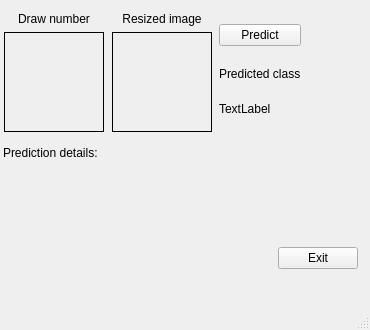
<?xml version="1.0" encoding="UTF-8"?>
<ui version="4.0">
 <class>MainWindow</class>
 <widget class="QMainWindow" name="MainWindow">
  <property name="geometry">
   <rect>
    <x>0</x>
    <y>0</y>
    <width>370</width>
    <height>330</height>
   </rect>
  </property>
  <property name="windowTitle">
   <string>MainWindow</string>
  </property>
  <widget class="QWidget" name="centralwidget">
   <widget class="QWidget" name="verticalLayoutWidget">
    <property name="geometry">
     <rect>
      <x>0</x>
      <y>0</y>
      <width>361</width>
      <height>281</height>
     </rect>
    </property>
    <layout class="QVBoxLayout" name="verticalLayout">
     <property name="leftMargin">
      <number>3</number>
     </property>
     <property name="topMargin">
      <number>3</number>
     </property>
     <property name="rightMargin">
      <number>3</number>
     </property>
     <property name="bottomMargin">
      <number>3</number>
     </property>
     <item>
      <layout class="QHBoxLayout" name="horizontalLayout">
       <item>
        <layout class="QVBoxLayout" name="verticalLayout_4">
         <property name="leftMargin">
          <number>1</number>
         </property>
         <property name="topMargin">
          <number>1</number>
         </property>
         <property name="rightMargin">
          <number>1</number>
         </property>
         <property name="bottomMargin">
          <number>1</number>
         </property>
         <item>
          <widget class="QLabel" name="label_2">
           <property name="minimumSize">
            <size>
             <width>0</width>
             <height>15</height>
            </size>
           </property>
           <property name="maximumSize">
            <size>
             <width>16777215</width>
             <height>15</height>
            </size>
           </property>
           <property name="text">
            <string>Draw number</string>
           </property>
           <property name="alignment">
            <set>Qt::AlignCenter</set>
           </property>
          </widget>
         </item>
         <item>
          <widget class="QFrame" name="frame">
           <property name="minimumSize">
            <size>
             <width>100</width>
             <height>100</height>
            </size>
           </property>
           <property name="maximumSize">
            <size>
             <width>100</width>
             <height>100</height>
            </size>
           </property>
           <property name="frameShape">
            <enum>QFrame::Box</enum>
           </property>
           <property name="frameShadow">
            <enum>QFrame::Plain</enum>
           </property>
          </widget>
         </item>
        </layout>
       </item>
       <item>
        <layout class="QVBoxLayout" name="verticalLayout_3">
         <property name="sizeConstraint">
          <enum>QLayout::SetMaximumSize</enum>
         </property>
         <property name="leftMargin">
          <number>1</number>
         </property>
         <property name="topMargin">
          <number>1</number>
         </property>
         <property name="rightMargin">
          <number>1</number>
         </property>
         <property name="bottomMargin">
          <number>1</number>
         </property>
         <item>
          <widget class="QLabel" name="label_4">
           <property name="minimumSize">
            <size>
             <width>0</width>
             <height>15</height>
            </size>
           </property>
           <property name="maximumSize">
            <size>
             <width>16777215</width>
             <height>15</height>
            </size>
           </property>
           <property name="text">
            <string>Resized image</string>
           </property>
           <property name="alignment">
            <set>Qt::AlignCenter</set>
           </property>
          </widget>
         </item>
         <item>
          <widget class="QLabel" name="label_resized_image">
           <property name="minimumSize">
            <size>
             <width>100</width>
             <height>100</height>
            </size>
           </property>
           <property name="maximumSize">
            <size>
             <width>100</width>
             <height>100</height>
            </size>
           </property>
           <property name="frameShape">
            <enum>QFrame::Box</enum>
           </property>
           <property name="text">
            <string/>
           </property>
          </widget>
         </item>
        </layout>
       </item>
       <item>
        <layout class="QVBoxLayout" name="verticalLayout_2">
         <item>
          <widget class="QPushButton" name="pushButton_predict">
           <property name="text">
            <string>Predict</string>
           </property>
          </widget>
         </item>
         <item>
          <widget class="QLabel" name="label_info2">
           <property name="minimumSize">
            <size>
             <width>0</width>
             <height>15</height>
            </size>
           </property>
           <property name="maximumSize">
            <size>
             <width>16777215</width>
             <height>15</height>
            </size>
           </property>
           <property name="text">
            <string>Predicted class</string>
           </property>
          </widget>
         </item>
         <item>
          <widget class="QLabel" name="label_preditcion_result">
           <property name="minimumSize">
            <size>
             <width>0</width>
             <height>15</height>
            </size>
           </property>
           <property name="maximumSize">
            <size>
             <width>16777215</width>
             <height>15</height>
            </size>
           </property>
           <property name="text">
            <string>TextLabel</string>
           </property>
          </widget>
         </item>
        </layout>
       </item>
       <item>
        <spacer name="horizontalSpacer">
         <property name="orientation">
          <enum>Qt::Horizontal</enum>
         </property>
         <property name="sizeHint" stdset="0">
          <size>
           <width>40</width>
           <height>20</height>
          </size>
         </property>
        </spacer>
       </item>
      </layout>
     </item>
     <item>
      <widget class="QLabel" name="label">
       <property name="minimumSize">
        <size>
         <width>0</width>
         <height>15</height>
        </size>
       </property>
       <property name="maximumSize">
        <size>
         <width>16777215</width>
         <height>15</height>
        </size>
       </property>
       <property name="text">
        <string>Prediction details:</string>
       </property>
       <property name="alignment">
        <set>Qt::AlignLeading|Qt::AlignLeft|Qt::AlignTop</set>
       </property>
      </widget>
     </item>
     <item>
      <widget class="QLabel" name="label_prediction_info">
       <property name="minimumSize">
        <size>
         <width>0</width>
         <height>60</height>
        </size>
       </property>
       <property name="maximumSize">
        <size>
         <width>16777215</width>
         <height>60</height>
        </size>
       </property>
       <property name="text">
        <string/>
       </property>
       <property name="alignment">
        <set>Qt::AlignLeading|Qt::AlignLeft|Qt::AlignTop</set>
       </property>
       <property name="wordWrap">
        <bool>true</bool>
       </property>
      </widget>
     </item>
     <item>
      <layout class="QHBoxLayout" name="horizontalLayout_buttons">
       <item>
        <spacer name="horizontalSpacer_2">
         <property name="orientation">
          <enum>Qt::Horizontal</enum>
         </property>
         <property name="sizeHint" stdset="0">
          <size>
           <width>40</width>
           <height>1</height>
          </size>
         </property>
        </spacer>
       </item>
       <item>
        <widget class="QPushButton" name="pushButton_close">
         <property name="text">
          <string>Exit</string>
         </property>
        </widget>
       </item>
      </layout>
     </item>
    </layout>
   </widget>
  </widget>
  <widget class="QMenuBar" name="menubar">
   <property name="geometry">
    <rect>
     <x>0</x>
     <y>0</y>
     <width>370</width>
     <height>22</height>
    </rect>
   </property>
  </widget>
  <widget class="QStatusBar" name="statusbar"/>
 </widget>
 <resources/>
 <connections/>
</ui>
